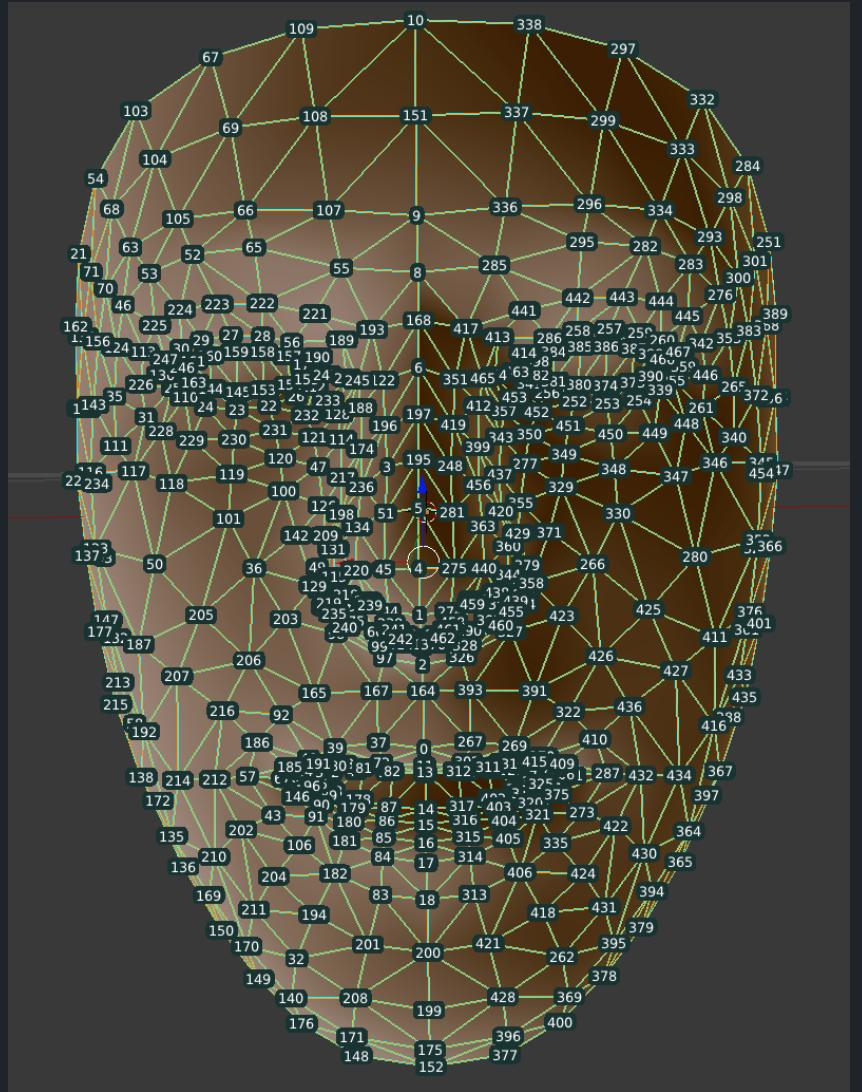
#> input picture 109521608-72aeed00-7ae8-11eb-9539-e07c406cc65b.jpg, 862 x 1092 px, given in place of the camera
$ python face_isomorphic.py 5
#> lines starting #> are read from the running program, lines starting #| are printed output that depends on the picture
import cv2
import numpy as np
import time
import sys

# Constants
WIN_NAME = "Face Isomorphism Tracker"
GREEN = (50, 220, 50)
AMBER = (30, 180, 255)
RED = (60, 60, 230)
WHITE = (255, 255, 255)
BLACK = (0, 0, 0)
DARK = (25, 25, 25)
FONT = cv2.FONT_HERSHEY_SIMPLEX

THRESH_ISO = 0.88
THRESH_SIM = 0.72

# Load detectors
face_cascade = cv2.CascadeClassifier(
    cv2.data.haarcascades + "haarcascade_frontalface_default.xml"
)
eye_cascade = cv2.CascadeClassifier(cv2.data.haarcascades + "haarcascade_eye.xml")


# Feature extraction


# [61 lines left out: functions extract_features, cosine_similarity, face_similarity, verdict, not called in this run]


# Drawing helpers
def put_text(frame, text, pos, scale=0.75, color=WHITE, thick=2):
    cv2.putText(frame, text, (pos[0] + 1, pos[1] + 1), FONT, scale, BLACK, thick + 1)
    cv2.putText(frame, text, pos, FONT, scale, color, thick)


# [11 lines left out: function score_bar, not called in this run]


# Main
def main():
    cam_index = int(sys.argv[1]) if len(sys.argv) > 1 else 0
    cap = cv2.VideoCapture(cam_index)
    if not cap.isOpened():
        print(f"[ERROR] Cannot open camera {cam_index}.")
        sys.exit(1)

    cap.set(cv2.CAP_PROP_FRAME_WIDTH, 1280)
    cap.set(cv2.CAP_PROP_FRAME_HEIGHT, 720)

    smooth = 0.0
    alpha = 0.18
    t0, fc = time.time(), 0
    fps = 0.0
    shot_n = 0
    FACE_COLS = [GREEN, AMBER]

    while True:
        ok, frame = cap.read()
#> frame is the input picture: shape (1092, 862, 3); mean B, G, R 62.3, 75, 77.6
        if not ok:
            time.sleep(0.05)
            continue

        frame = cv2.flip(frame, 1)
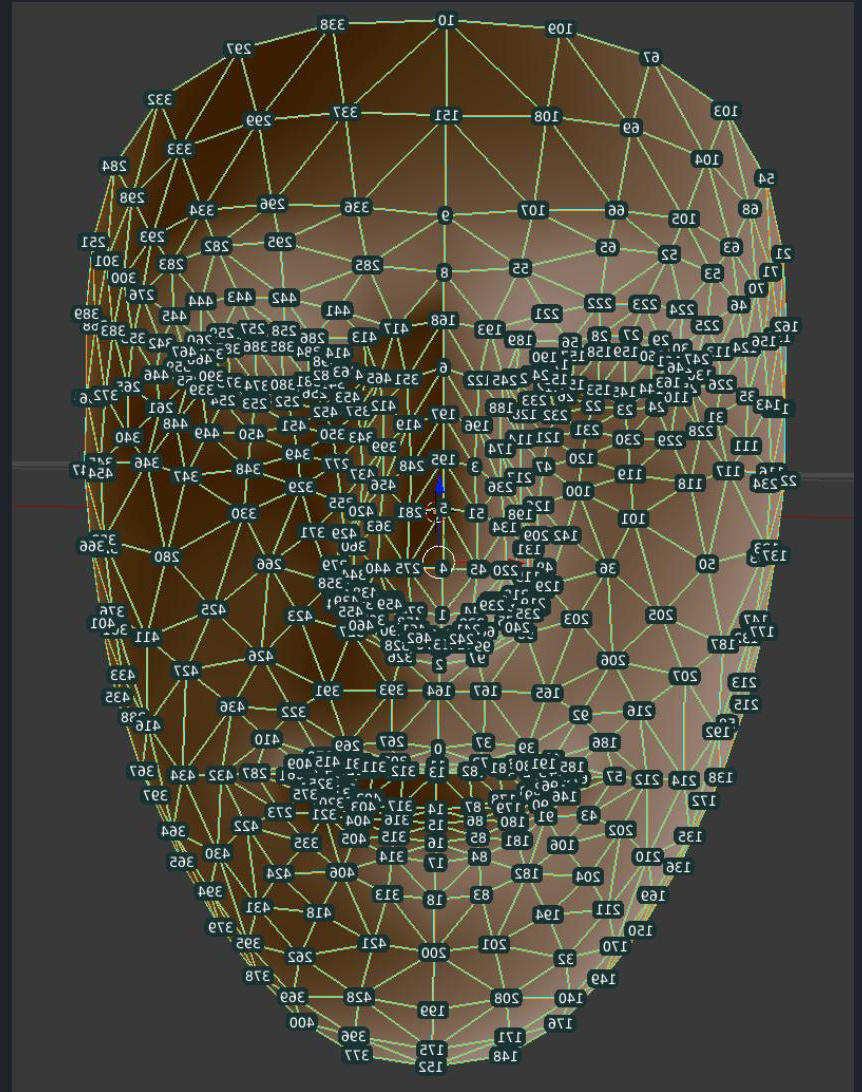
#> frame: shape (1092, 862, 3); mean B, G, R 62.3, 75, 77.6
        H, W = frame.shape[:2]
#> H = 1092; W = 862
        gray = cv2.cvtColor(frame, cv2.COLOR_BGR2GRAY)
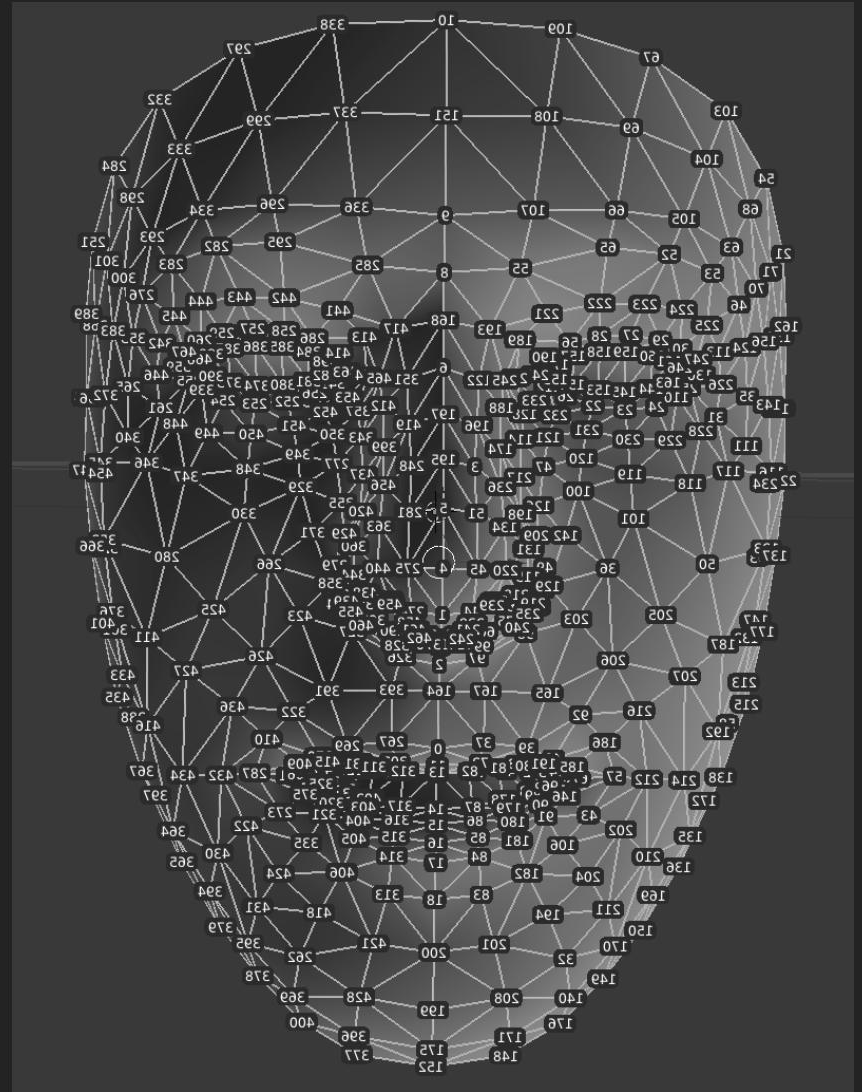
#> gray: shape (1092, 862); min 2, max 254, mean 74.3
        gray = cv2.equalizeHist(gray)
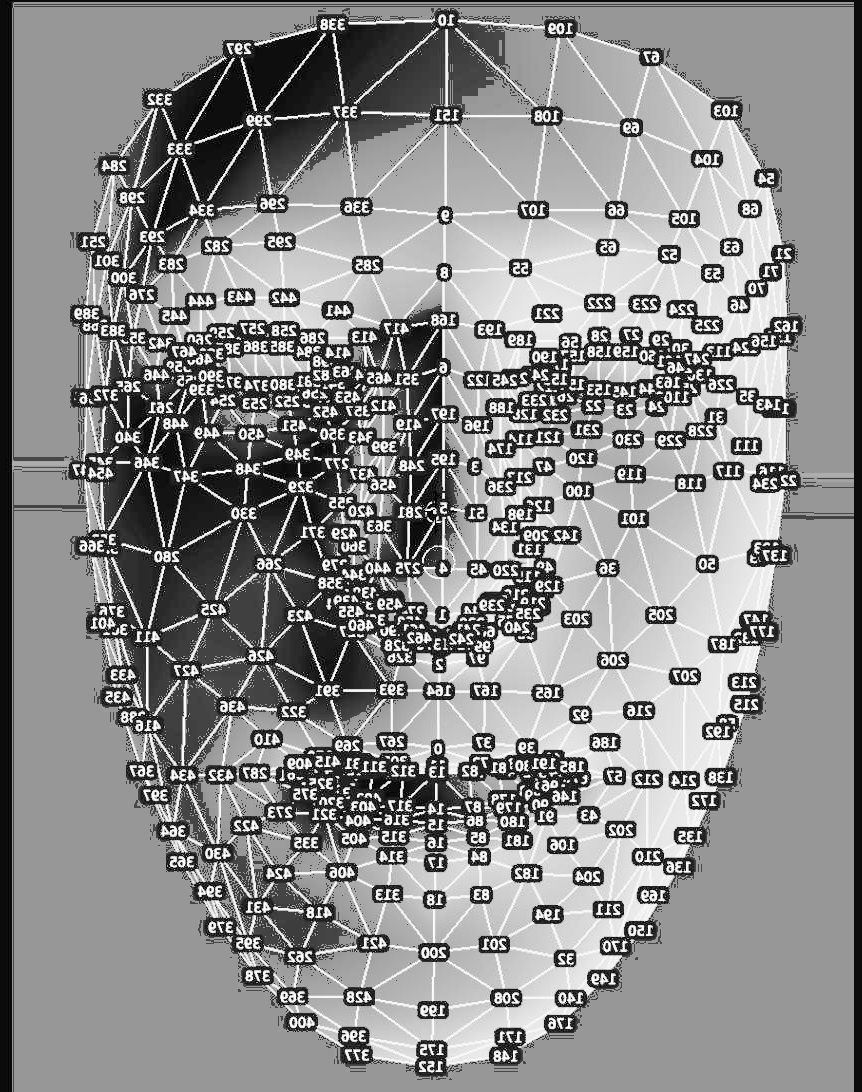
#> gray: shape (1092, 862); min 0, max 255, mean 140.4

        # FPS
        fc += 1
        now = time.time()
        if now - t0 >= 1.0:
            fps = fc / (now - t0)
            fc = 0
            t0 = now

        # Detect faces
        faces = face_cascade.detectMultiScale(
            gray, scaleFactor=1.1, minNeighbors=5, minSize=(80, 80)
        )
#> faces = ()

        n = len(faces)
#> n = 0

        # Draw face boxes
        for i, (x, y, w, h) in enumerate(faces[:2]):
            col = FACE_COLS[i % 2]
            cv2.rectangle(frame, (x, y), (x + w, y + h), col, 2)
            put_text(frame, f"Face {i+1}", (x + 4, y - 8), 0.7, col, 2)

            # Draw eyes inside face
            roi_gray = gray[y : y + h, x : x + w]
            eyes = eye_cascade.detectMultiScale(
                roi_gray, scaleFactor=1.1, minNeighbors=5, minSize=(20, 20)
            )
            for ex, ey, ew, eh in eyes[:2]:
                cv2.rectangle(
                    frame,
                    (x + ex, y + ey),
                    (x + ex + ew, y + ey + eh),
                    (200, 200, 50),
                    1,
                )
#> this loop made 0 passes

        # Header
        cv2.rectangle(frame, (0, 0), (W, 52), DARK, -1)
        put_text(frame, "Face Isomorphism Tracker -  UKZ ", (14, 36), 1.0, WHITE, 2)
#> in put_text, `cv2.putText(frame, text, (pos[0] + 1, pos[1] + 1), FONT, scale, BLACK,..`: frame: shape (1092, 862, 3); mean B, G, R 60.9, 73.3, 75.8
        put_text(frame, f"FPS {fps:.0f}", (W - 110, 36), 0.65, (150, 150, 150), 1)
#> in put_text (call 2), `cv2.putText(frame, text, (pos[0] + 1, pos[1] + 1), FONT, scale, BLACK,..`: frame: shape (1092, 862, 3); mean B, G, R 61.8, 74.1, 76.6
#> in put_text (call 2), `cv2.putText(frame, text, pos, FONT, scale, color, thick)`: frame: shape (1092, 862, 3); mean B, G, R 61.8, 74.1, 76.7

        # Bottom panel / Footer
        py = H - 90
#> py = 1002
        cv2.rectangle(frame, (0, py), (W, H), DARK, -1)

        if n >= 2:
            x0, y0, w0, h0 = faces[0]
            x1, y1, w1, h1 = faces[1]
            fa = extract_features(gray[y0 : y0 + h0, x0 : x0 + w0], faces[0])
            fb = extract_features(gray[y1 : y1 + h1, x1 : x1 + w1], faces[1])
            raw = face_similarity(fa, fb)
            smooth = alpha * raw + (1 - alpha) * smooth

            label, col = verdict(smooth)
            bw, bx = 320, W // 2 - 160
            put_text(
                frame, "Isomorphism Score", (bx, py + 14), 0.60, (200, 200, 200), 1
            )
            score_bar(frame, smooth, bx, py + 22, bw, 28)
            tw = cv2.getTextSize(label, FONT, 1.1, 3)[0][0]
            put_text(frame, label, (W // 2 - tw // 2, H - 10), 1.1, col, 3)

        elif n == 1:
            smooth = max(0.0, smooth - 0.015)
            put_text(
                frame,
                "Waiting for 2nd face ...",
                (W // 2 - 180, H - 18),
                0.9,
                (140, 140, 140),
                2,
            )
        else:
            smooth = max(0.0, smooth - 0.015)
            put_text(
                frame,
                "Stand in front of the camera",
                (W // 2 - 210, H - 18),
                0.9,
                (100, 100, 100),
                2,
            )
#> in put_text (call 3), `cv2.putText(frame, text, (pos[0] + 1, pos[1] + 1), FONT, scale, BLACK,..`: frame: shape (1092, 862, 3); mean B, G, R 58.6, 70.7, 73.3

        ind_col = GREEN if n >= 2 else (AMBER if n == 1 else RED)
#> ind_col = (60, 60, 230)
        put_text(frame, f"Faces: {min(n,2)}/2", (14, 76), 0.7, ind_col, 2)
        put_text(
            frame, "Q/ESC=quit  S=screenshot", (14, H - 96), 0.5, (100, 100, 100), 1
        )
#> in put_text (call 5), `cv2.putText(frame, text, pos, FONT, scale, color, thick)`:
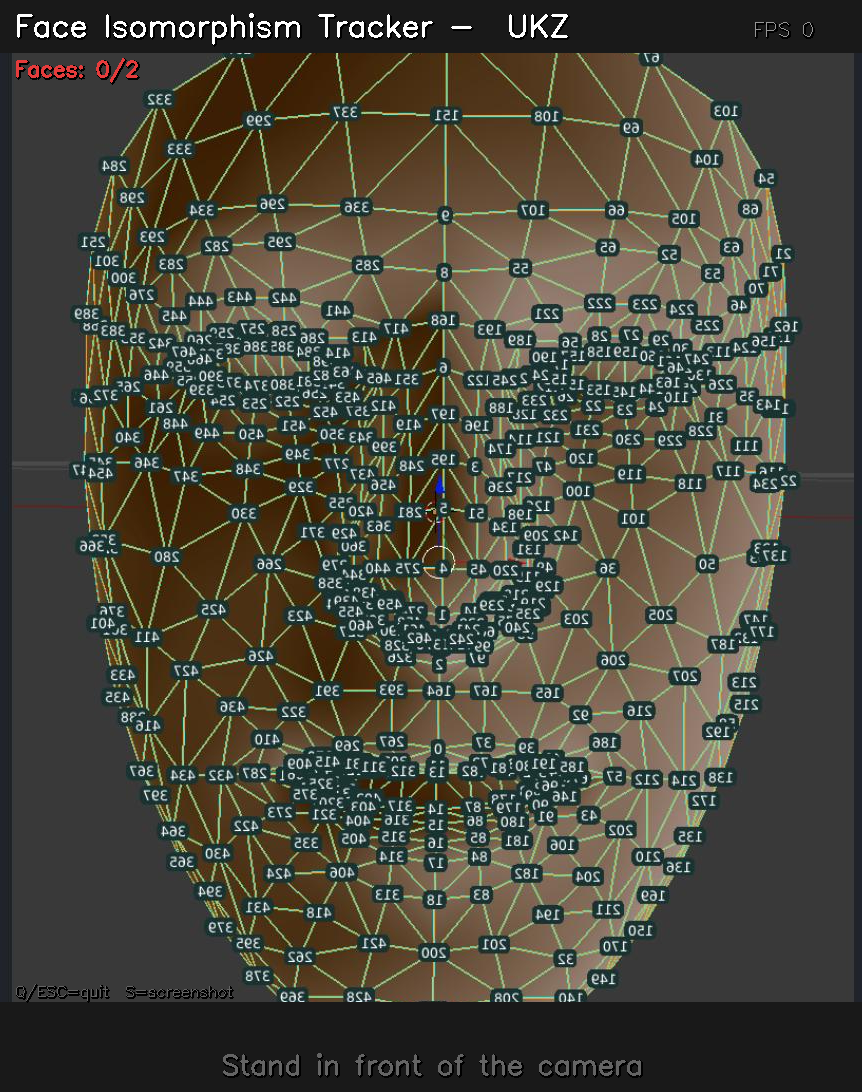
#> frame: shape (1092, 862, 3); mean B, G, R 58.8, 70.9, 73.6

        cv2.imshow(WIN_NAME, frame)
        key = cv2.waitKey(1) & 0xFF
#> (key q is pressed here)
        if key in (ord("q"), 27):
            break
        elif key == ord("s"):
            fname = f"screenshot_{shot_n:03d}.png"
            cv2.imwrite(fname, frame)
            print(f"[INFO] Saved {fname}")
            shot_n += 1

    cap.release()
    cv2.destroyAllWindows()


if __name__ == "__main__":
    main()
